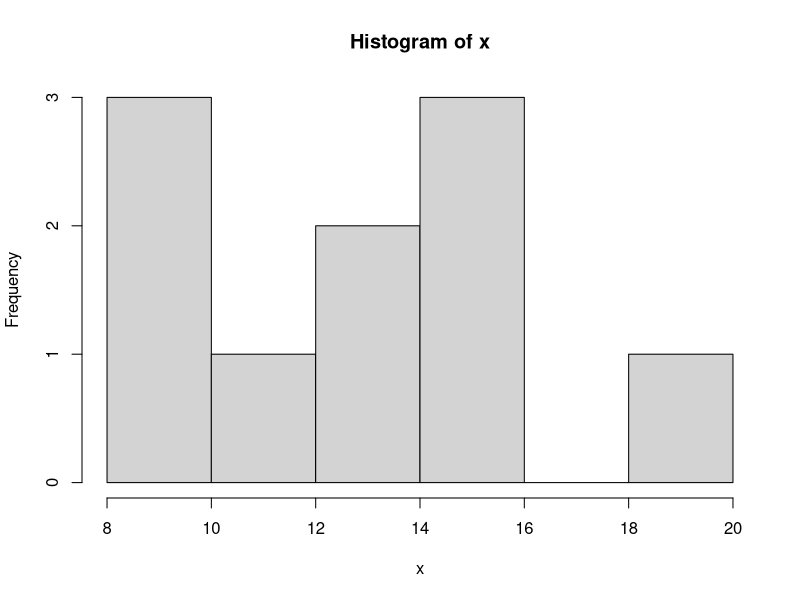
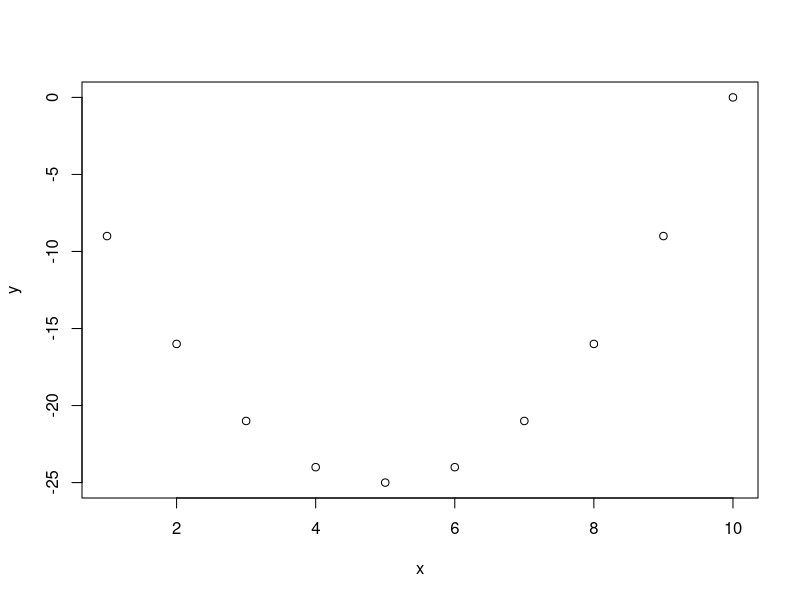
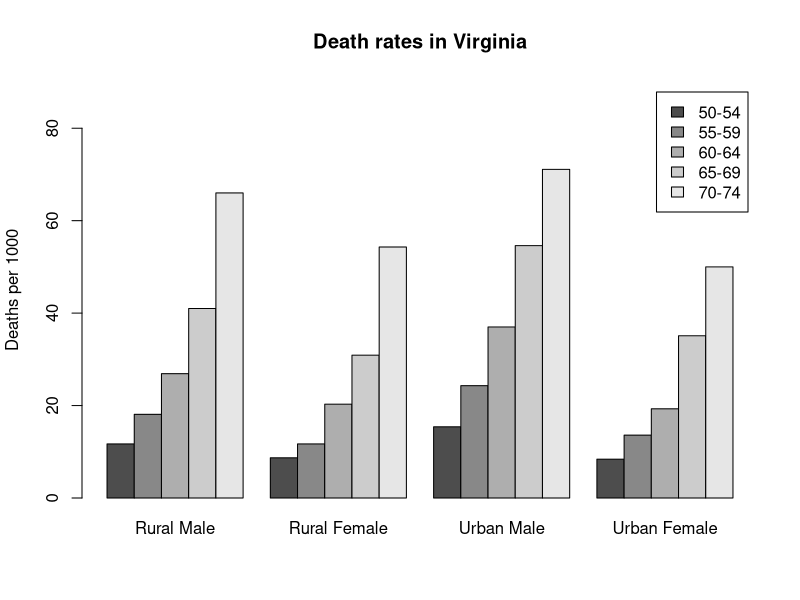
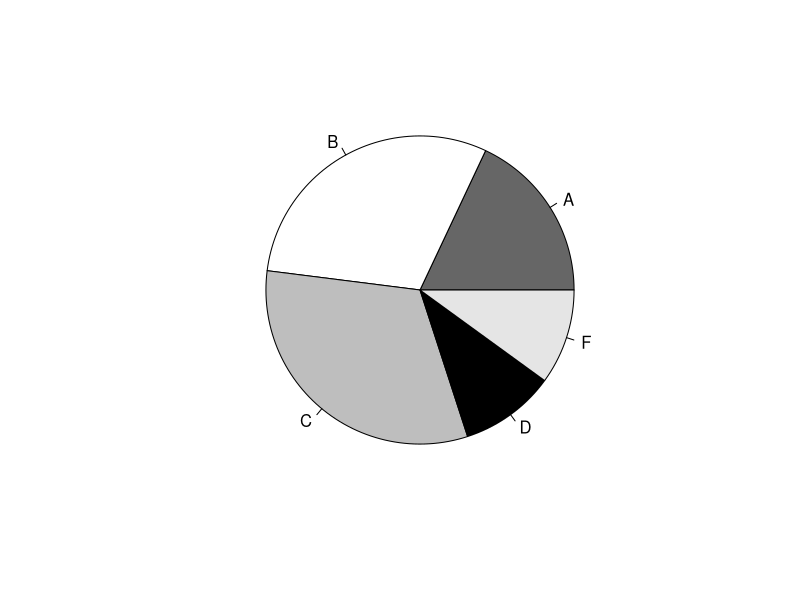
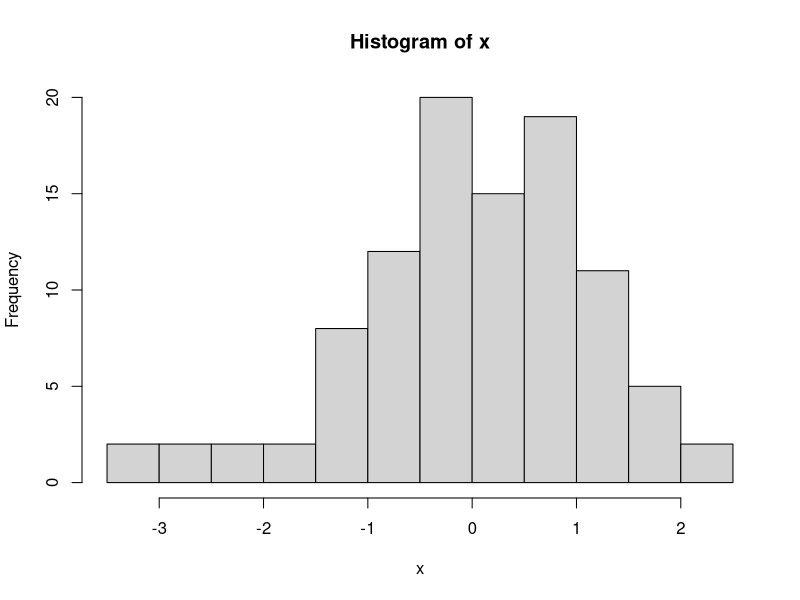
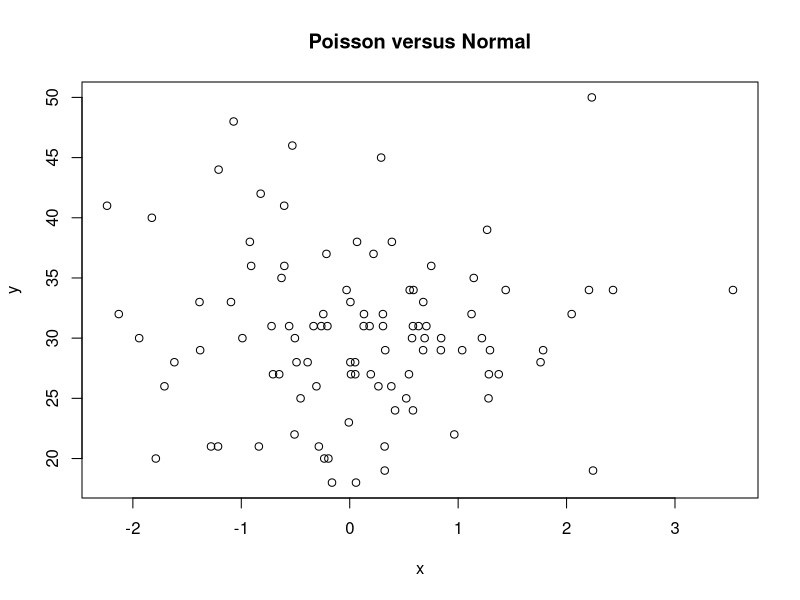
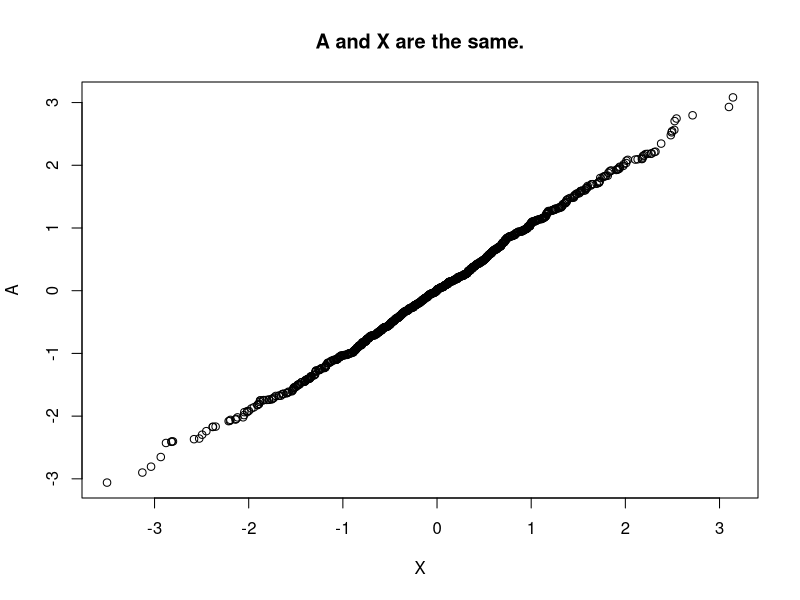
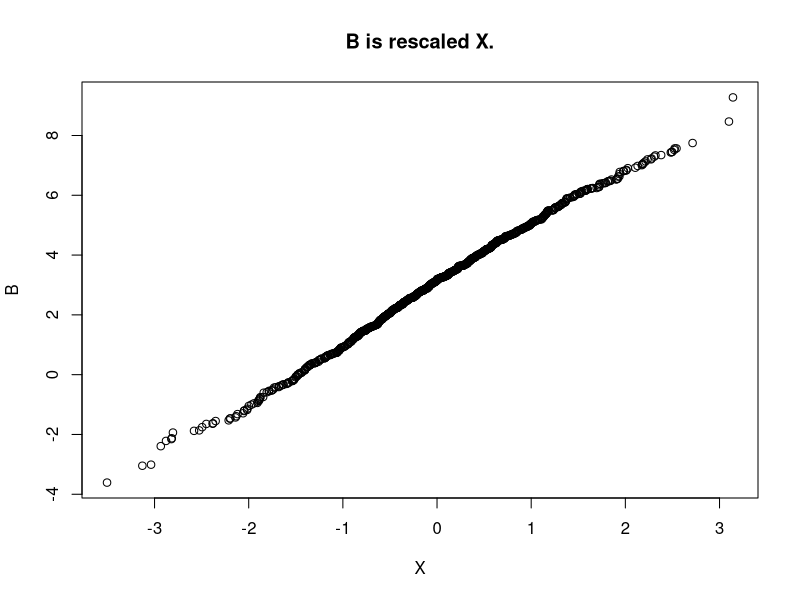

The R source for these figures, in order:
## ---- chunk 1
5+49
3-8
3*5
31%%7
31%/%7
## ---- chunk 2
c(0,7,8)
## ---- chunk 3
numbers5to20<-5:20
c(numbers5to20,7)
## ---- chunk 4
mess<-c(numbers5to20,7)
mess[8]
## ---- chunk 5
mess[-(3:11)]
## ---- chunk 6
x<-c(0,7,8)
x*3
## ---- chunk 7
y<--x-5
## ---- chunk 8
x^3
## ---- chunk 9
y^x
## ---- chunk 10
knitr::opts_chunk$set(echo = TRUE)
## ---- chunk 11
rep(seq(2,20,by=2),2)
## ---- chunk 12
rep(c(1,4),c(3,2))
## ---- chunk 13
rep(seq(2,20,2),rep(2,10))
## ---- chunk 14
colors<-c("red","yellow","blue")
more.colors<-c(colors,"green","magenta","cyan")
more.colors
## ---- chunk 15
paste(colors,"flowers")
## ---- chunk 16
paste("several",colors,"s",sep="")
## ---- chunk 17
paste("I like",colors,collapse = ",")
## ---- chunk 18
m<-matrix(1:6,nrow=2,ncol=3)
m
## ---- chunk 19
m[1,2]
## ---- chunk 20
a<-array(1:24,c(3,4,2))
a
## ---- chunk 21
colors<-c("red","yellow","blue")
numbers<-c(1,2,3)
colors.and.numbers<-data.frame(colors,numbers,more.numbers=c(4,5,6))
colors.and.numbers
## ---- chunk 22
x<-c(12,15,13,20,14,16,10,10,8,15)
hist(x)
x<-seq(1,10)
y<-x^2-10*x
plot(x,y)

## ---- chunk 23
barplot(VADeaths,beside=TRUE,legend=TRUE,ylim = c(0,90),ylab = "Deaths per 1000",main="Death rates in Virginia")
## ---- chunk 24
groupsizes<-c(18,30,32,10,10)
labels<-c("A","B","C","D","F")
pie(groupsizes,labels,col=c("grey40","white","grey","black","grey90"))
## ---- chunk 25
x<-rnorm(100)
hist(x)
## ---- chunk 26
x<-rnorm(100)
y<-rpois(100,30)
plot(x,y,main="Poisson versus Normal")

## ---- chunk 27
X<-rnorm(1000)
A<-rnorm(1000)
qqplot(X,A,main="A and X are the same.")
B<-rnorm(1000,mean=3,sd=2)
qqplot(X,B,main="B is rescaled X.")
C<-rt(1000,df=2)
qqplot(X,C,main="C has heavler tails.")
D<-exp(rnorm(1000))
qqplot(X,D,main="D is skewed to the right.")
